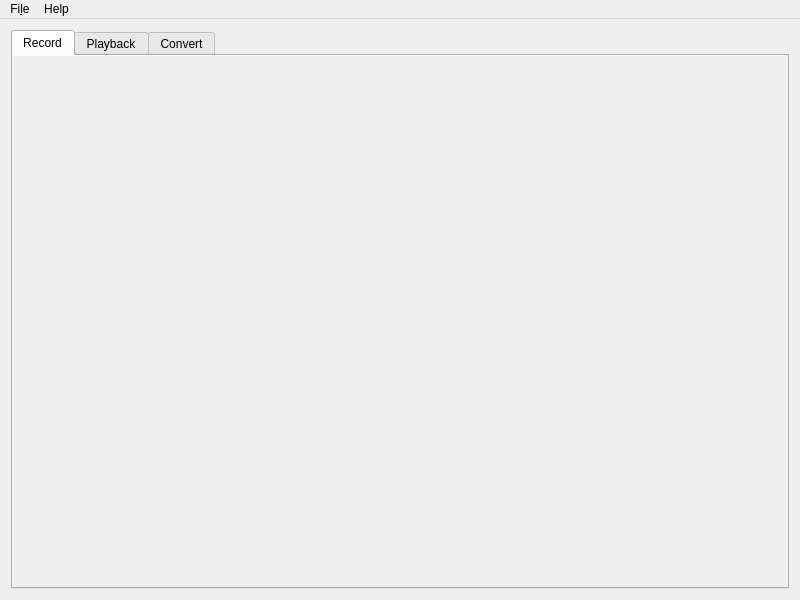
<?xml version="1.0" encoding="UTF-8"?>
<ui version="4.0">
 <class>MainWindow</class>
 <widget class="QMainWindow" name="MainWindow">
  <property name="geometry">
   <rect>
    <x>0</x>
    <y>0</y>
    <width>800</width>
    <height>600</height>
   </rect>
  </property>
  <property name="windowIcon">
   <iconset resource="icons.qrc">
    <normaloff>:/icons/svgicon</normaloff>:/icons/svgicon</iconset>
  </property>
  <widget class="QWidget" name="centralWidget">
   <layout class="QVBoxLayout" name="verticalLayout">
    <item>
     <widget class="QTabWidget" name="tabWidget">
      <property name="autoFillBackground">
       <bool>true</bool>
      </property>
      <property name="currentIndex">
       <number>0</number>
      </property>
      <widget class="QWidget" name="recordTab">
       <property name="autoFillBackground">
        <bool>true</bool>
       </property>
       <attribute name="title">
        <string>Record</string>
       </attribute>
       <layout class="QHBoxLayout" name="horizontalLayout">
        <item>
         <widget class="RecordWidget" name="recordWidget" native="true"/>
        </item>
       </layout>
      </widget>
      <widget class="QWidget" name="playbackTab">
       <property name="autoFillBackground">
        <bool>true</bool>
       </property>
       <attribute name="title">
        <string>Playback</string>
       </attribute>
       <layout class="QHBoxLayout" name="horizontalLayout_2">
        <item>
         <widget class="PlaybackWidget" name="playbackWidget" native="true"/>
        </item>
       </layout>
      </widget>
      <widget class="QWidget" name="convertTab">
       <property name="autoFillBackground">
        <bool>true</bool>
       </property>
       <attribute name="title">
        <string>Convert</string>
       </attribute>
       <layout class="QHBoxLayout" name="horizontalLayout_3">
        <item>
         <widget class="ConvertWidget" name="convertWidget" native="true"/>
        </item>
       </layout>
      </widget>
     </widget>
    </item>
   </layout>
  </widget>
  <widget class="QMenuBar" name="menuBar">
   <property name="geometry">
    <rect>
     <x>0</x>
     <y>0</y>
     <width>800</width>
     <height>30</height>
    </rect>
   </property>
   <widget class="QMenu" name="menuFile">
    <property name="title">
     <string>Fi&amp;le</string>
    </property>
    <addaction name="actionExit"/>
   </widget>
   <widget class="QMenu" name="menuHelp">
    <property name="title">
     <string>Help</string>
    </property>
    <addaction name="actionAbout"/>
   </widget>
   <addaction name="menuFile"/>
   <addaction name="menuHelp"/>
  </widget>
  <action name="actionExit">
   <property name="icon">
    <iconset theme="application-exit">
     <normaloff>.</normaloff>.</iconset>
   </property>
   <property name="text">
    <string>&amp;Exit</string>
   </property>
   <property name="shortcut">
    <string>Ctrl+Q</string>
   </property>
  </action>
  <action name="actionAbout">
   <property name="icon">
    <iconset theme="help-about">
     <normaloff>.</normaloff>.</iconset>
   </property>
   <property name="text">
    <string>&amp;About...</string>
   </property>
  </action>
 </widget>
 <layoutdefault spacing="6" margin="11"/>
 <customwidgets>
  <customwidget>
   <class>PlaybackWidget</class>
   <extends>QWidget</extends>
   <header>playbackwidget.h</header>
   <container>1</container>
  </customwidget>
  <customwidget>
   <class>RecordWidget</class>
   <extends>QWidget</extends>
   <header>recordwidget.h</header>
   <container>1</container>
  </customwidget>
  <customwidget>
   <class>ConvertWidget</class>
   <extends>QWidget</extends>
   <header>convertwidget.h</header>
   <container>1</container>
  </customwidget>
 </customwidgets>
 <resources>
  <include location="icons.qrc"/>
 </resources>
 <connections/>
</ui>
